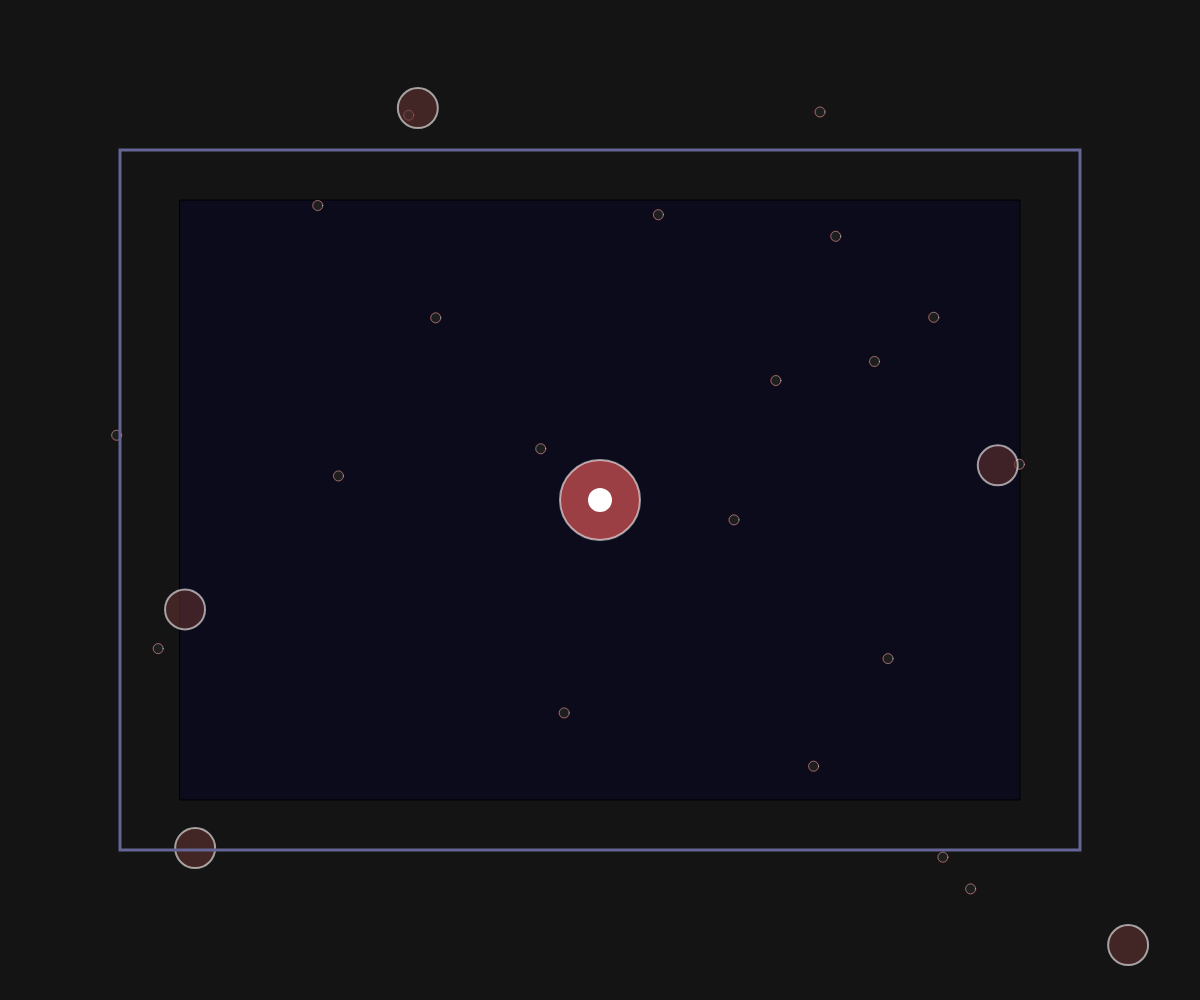
Frame 1 (no input)
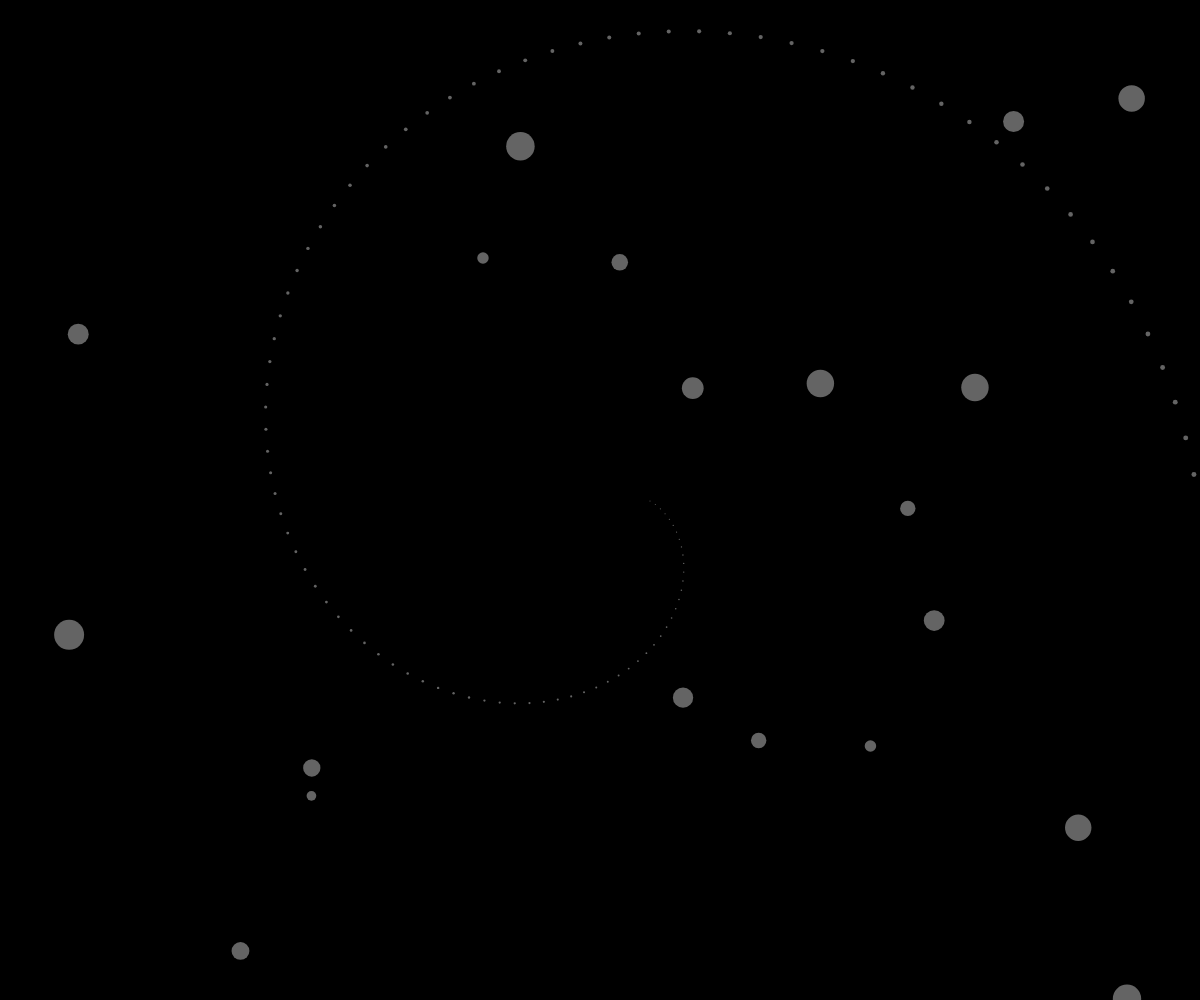
Frame 2 (the mouse pressed at the canvas centre, redrawn once)

The p5.js sketch that drew these frames (run headless with seeded random() and noise() and a simulated clock; the mouse was pressed at the canvas centre and the sketch redrawn once):

// p5.js sketch
// ── sketch.js
let switches = [];
let buttons = [];
let windscreen;
let hyperspaceActive = false;
let hyperspaceTime = 0;

function setup() {
  createCanvas(windowWidth, windowHeight);
  windscreen = createGraphics(width, height);
  
  // Create switches
  for (let i = 0; i < 20; i++) {
    switches.push({
      x: random(50, width - 50),
      y: random(50, height - 50),
      on: false,
      glow: color(139, 0, 0, 100)
    });
  }
  
  // Create buttons
  buttons.push({
    x: width/2,
    y: height/2,
    radius: 40,
    correct: true,
    activated: false
  });
  
  // Add some inactive buttons
  for (let i = 0; i < 5; i++) {
    buttons.push({
      x: random(50, width - 50),
      y: random(50, height - 50),
      radius: 20,
      correct: false,
      activated: false
    });
  }
  
  noLoop();
}

function draw() {
  background(20);
  
  // Draw windscreen area
  fill(10, 10, 30, 200);
  rectMode(CENTER);
  rect(width/2, height/2, width * 0.7, height * 0.6);
  
  if (hyperspaceActive) {
    drawHyperspace();
  } else {
    drawPanel();
  }
}

function drawPanel() {
  // Draw switches
  for (let s of switches) {
    fill(s.glow);
    noStroke();
    ellipse(s.x, s.y, 12, 12);
    
    fill(30);
    stroke(255, 100);
    strokeWeight(1);
    ellipse(s.x, s.y, 10, 10);
  }
  
  // Draw buttons
  for (let b of buttons) {
    if (b.activated) {
      fill(0, 255, 0, 150);
    } else if (b.correct) {
      fill(255, 100, 100, 150);
    } else {
      fill(100, 50, 50, 150);
    }
    
    stroke(255, 150);
    strokeWeight(2);
    ellipse(b.x, b.y, b.radius * 2);
    
    if (b.correct) {
      fill(255);
      noStroke();
      ellipse(b.x, b.y, b.radius * 0.6);
    }
  }
  
  // Draw panel border
  stroke(100, 100, 150);
  strokeWeight(3);
  noFill();
  rectMode(CENTER);
  rect(width/2, height/2, width * 0.8, height * 0.7);
}

function drawHyperspace() {
  // Draw animated hyperspace tunnel
  background(0);
  
  for (let i = 0; i < 100; i++) {
    let angle = map(i, 0, 100, 0, TWO_PI) + hyperspaceTime;
    let radius = map(i, 0, 100, 50, width/2);
    let x = width/2 + cos(angle) * radius;
    let y = height/2 + sin(angle) * radius;
    
    stroke(255, 100);
    strokeWeight(map(i, 0, 100, 1, 5));
    point(x, y);
  }
  
  // Draw streaks
  for (let i = 0; i < 20; i++) {
    let x = random(width);
    let y = random(height);
    let size = random(5, 30);
    
    fill(255, 100);
    noStroke();
    ellipse(x, y, size, size);
  }
  
  hyperspaceTime += 0.02;
}

function mousePressed() {
  // Check if any button was clicked
  for (let b of buttons) {
    let d = dist(mouseX, mouseY, b.x, b.y);
    if (d < b.radius) {
      if (b.correct) {
        hyperspaceActive = true;
        hyperspaceTime = 0;
        loop();
      }
      b.activated = true;
      return;
    }
  }
  
  // If no button clicked, check switches
  for (let s of switches) {
    let d = dist(mouseX, mouseY, s.x, s.y);
    if (d < 10) {
      s.on = !s.on;
      return;
    }
  }
}

function windowResized() {
  resizeCanvas(windowWidth, windowHeight);
}
